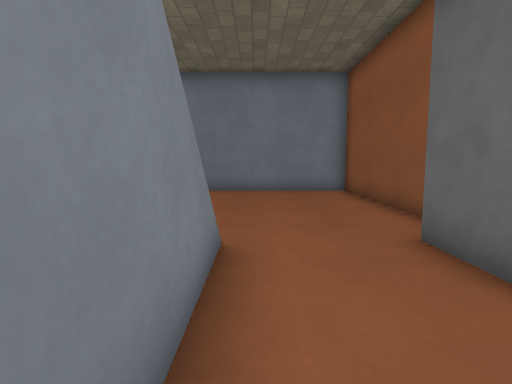
[1] (above)

12 first-person views from a walk through a level from a Godot 3-D game. The camera is 1.2 m above the floor, tilts 6° down and sees 80° across. The floor is counted in squares, 1 m on a side. Each view is taken from the middle of a square. On the plan, view 1 faces up. The plan holds only what a view shows up to about 13 squares ahead; the rest is blank. The place goes on beyond the plan. Characters and animated objects are left out. Surface patterns are stand-ins for the level's own textures.

[2]
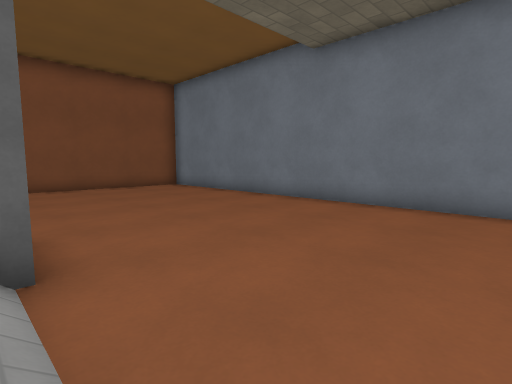

[3]
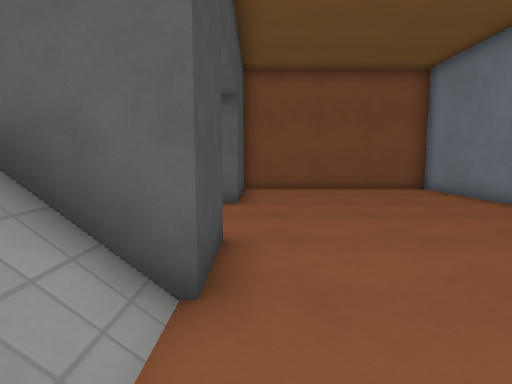

[4]
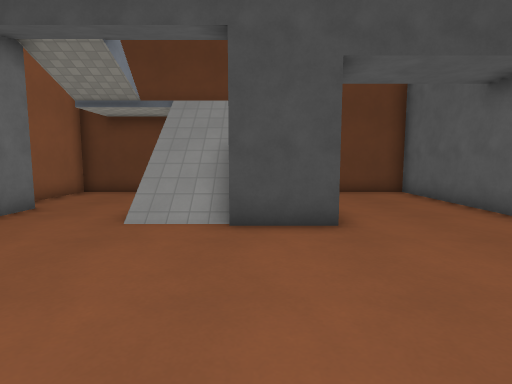

[5]
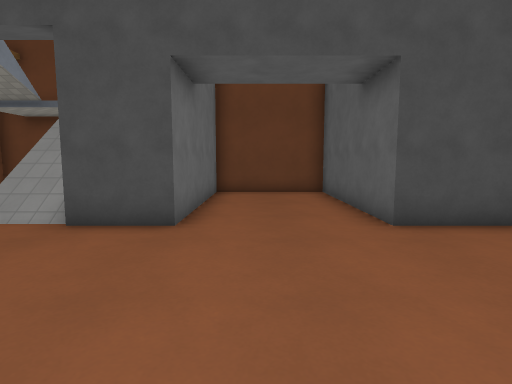

[6]
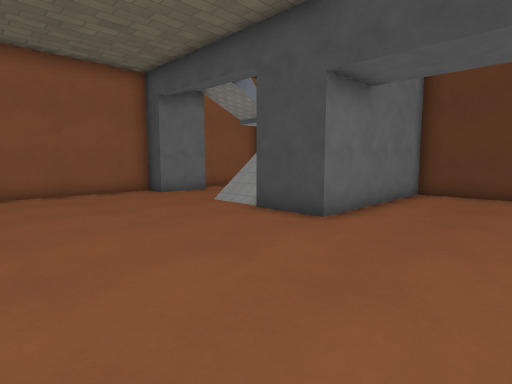

[7]
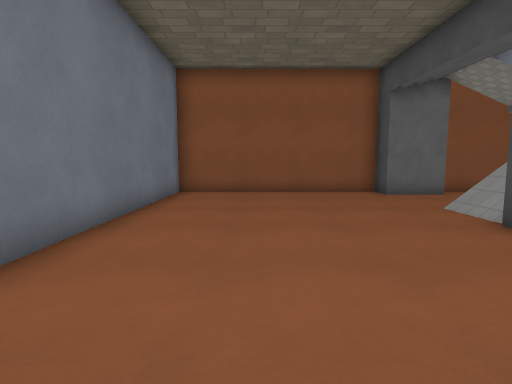

[8]
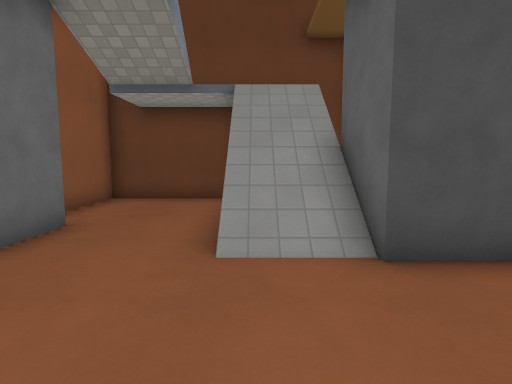

[9]
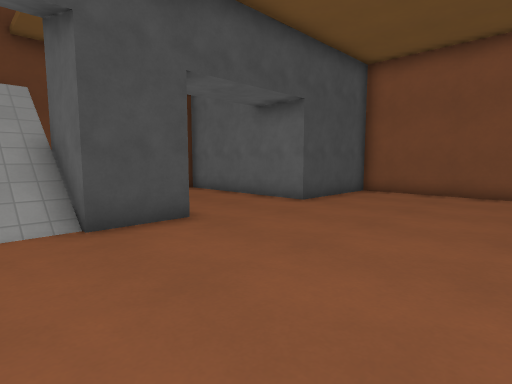

[10]
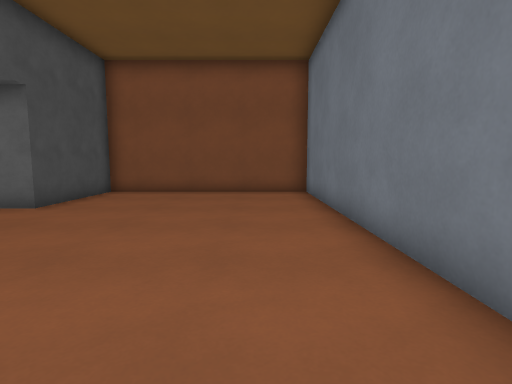

[11]
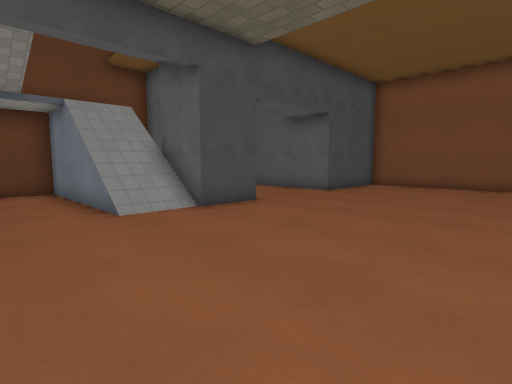

[12]
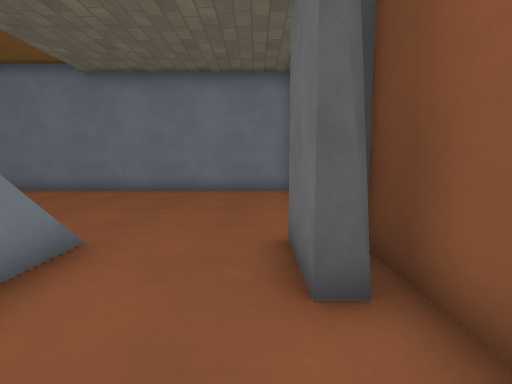

### Floor plan
Key: @ floor where view 1 was taken; # wall or solid block; . floor; / step, stairs or slope; D closed door.
Columns run from 13 left of view 1 to 4 right of it. Each row starts with its distance up from view 1.
 12 ##################
 11 #................#
 10 #................#
  9 #................#
  8 #................#
  7 #................#
  6 #................#
  5 #...DD.....DD....#
  4 ####DD...##DD...##
  3     #....##//...##
  2     #....# //....#
  1     #....# //....#
  0     #....#   @...#
 -1     #....#   ....#
 -2     ##############

Positions as (right, up) in squares from view 1, and headings:
1: (0, 0), facing up
2: (1, 4), facing up-left
3: (0, 5), facing left
4: (-3, 10), facing down
5: (-6, 10), facing down
6: (-8, 10), facing down-right
7: (-8, 9), facing right
8: (-1, 8), facing down
9: (-1, 10), facing down-left
10: (-1, 10), facing left
11: (2, 11), facing down-left
12: (2, 0), facing up
